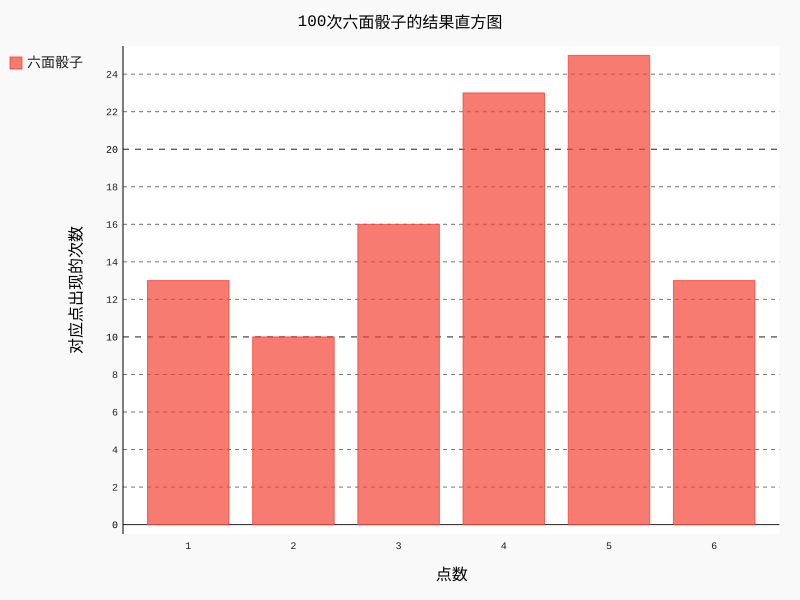

The script that drew this image:
from die import Die
import pygal
#创建一个D6
die = Die()
#整几次骰子，并将结果储存在一个列表中
results = []
for roll_num in range(100):
	result = die.roll()
	results.append(result)
	
#分析结果
frequencies = []
for value in range(1,die.num_sides+1):
	frequence = results.count(value)
	frequencies.append(frequence)
	
#对结果进行可视化
hist = pygal.Bar()

hist.title = "100次六面骰子的结果直方图"
hist.x_labels = ['1','2','3','4','5','6']
hist.x_title = "点数"
hist.y_title = '对应点出现的次数'

hist.add('六面骰子',frequencies)
hist.render_to_file('die_visual.svg')
